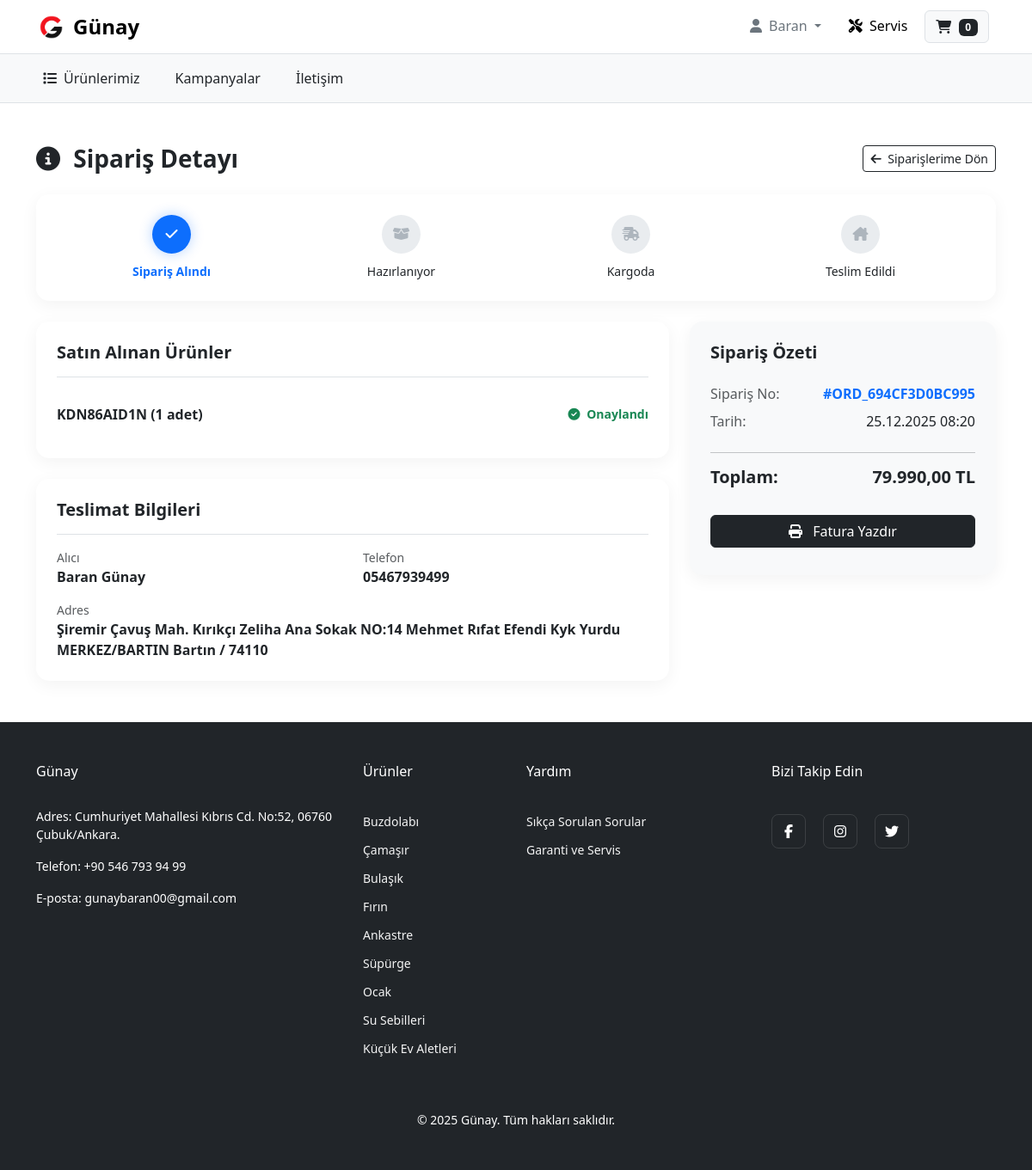
Screenshot of /index.php?sayfa=siparis_detay&id=ORD_694CF3D0BC995 (signed in) with the database file from the repository.
### tables this page shows
CREATE TABLE IF NOT EXISTS `siparisler` (
  `id` int NOT NULL AUTO_INCREMENT,
  `user_id` int DEFAULT NULL,
  `order_id` varchar(64) DEFAULT NULL,
  `tarih` datetime DEFAULT NULL,
  `ad` varchar(255) DEFAULT NULL,
  `soyad` varchar(255) DEFAULT NULL,
  `adres` text,
  `sehir` varchar(100) DEFAULT NULL,
  `posta_kodu` varchar(20) DEFAULT NULL,
  `telefon` varchar(50) DEFAULT NULL,
  `payment_method` varchar(50) DEFAULT NULL,
  `toplam` decimal(10,2) DEFAULT NULL,
  `durum` varchar(50) NOT NULL DEFAULT 'Beklemede',
  `items` json DEFAULT NULL,
  PRIMARY KEY (`id`),
  UNIQUE KEY `order_id` (`order_id`)
);

### siparis_detay.php (the view, shortened to what this page needs)
<?php
$user_id = $_SESSION['user_id'];
$order_id = $_GET['id'] ?? '';
$sorgu = $db->prepare("SELECT * FROM siparisler WHERE order_id = ? AND user_id = ?");
$sorgu->execute([$order_id, $user_id]);
$s = $sorgu->fetch(PDO::FETCH_ASSOC);
?>
<div class="container my-5">
    <div class="d-flex justify-content-between align-items-center mb-4">
        <h3 class="fw-bold mb-0"><i class="fa-solid fa-circle-info me-2"></i> Sipariş Detayı</h3>
        <a href="index.php?sayfa=siparislerim" class="btn btn-outline-dark btn-sm"><i class="fa-solid fa-arrow-left me-1"></i> Siparişlerime Dön</a>
    </div>
    <div class="row g-4">
        <div class="col-12">
            <div class="card detail-card p-4">
                <?php if ($s['durum'] == 'İptal Edildi'): ?>
                    <div class="text-center text-danger">
                        <i class="fa-solid fa-circle-xmark fa-3x mb-2"></i>
                        <h4 class="fw-bold">Bu sipariş iptal edilmiştir.</h4>
                    </div>
                <?php else: ?>
                    <div class="d-flex justify-content-between">
                        <?php
                            $d = $s['durum'];
                            $step1 = true;
                            $step2 = ($d == 'Onaylandı' || $d == 'Kargoda' || $d == 'Teslim Edildi');
                            $step3 = ($d == 'Kargoda' || $d == 'Teslim Edildi');
                            $step4 = ($d == 'Teslim Edildi');
                        ?>
                        <div class="status-step <?php echo $step1 ? 'active' : ''; ?>"><i class="fa-solid fa-check"></i><p class="small mb-0">Sipariş Alındı</p></div>
                        <div class="status-step <?php echo $step2 ? 'active' : ''; ?>"><i class="fa-solid fa-box-open"></i><p class="small mb-0">Hazırlanıyor</p></div>
                        <div class="status-step <?php echo $step3 ? 'active' : ''; ?>"><i class="fa-solid fa-truck-fast"></i><p class="small mb-0">Kargoda</p></div>
                        <div class="status-step <?php echo $step4 ? 'active' : ''; ?>"><i class="fa-solid fa-house-chimney"></i><p class="small mb-0">Teslim Edildi</p></div>
                    </div>
                <?php endif; ?>
            </div>
        </div>
        <div class="col-lg-8">
            <div class="card detail-card p-4 mb-4">
                <h5 class="fw-bold border-bottom pb-3 mb-3">Satın Alınan Ürünler</h5>
                <?php
                    $items = json_decode($s['items'], true);
                    if(is_array($items)){
                        foreach($items as $item){
                            echo '
                            <div class="item-row d-flex justify-content-between align-items-center">
                                <span class="fw-semibold text-dark">'.htmlspecialchars($item).'</span>
                                <div class="text-success fw-bold small"><i class="fa-solid fa-check-circle me-1"></i> Onaylandı</div>
                            </div>';
                        }
                    } else {
                        echo '<div class="item-row">'.htmlspecialchars($s['items']).'</div>';
                    }
                ?>
            </div>
            <div class="card detail-card p-4">
                <h5 class="fw-bold border-bottom pb-3 mb-3">Teslimat Bilgileri</h5>
                <div class="row">
                    <div class="col-md-6 mb-3">
                        <label class="text-muted small d-block">Alıcı</label>
                        <span class="fw-bold"><?php echo htmlspecialchars($s['ad'] . ' ' . $s['soyad']); ?></span>
                    </div>
                    <div class="col-md-6 mb-3">
                        <label class="text-muted small d-block">Telefon</label>
                        <span class="fw-bold"><?php echo htmlspecialchars($s['telefon']); ?></span>
                    </div>
                    <div class="col-12">
                        <label class="text-muted small d-block">Adres</label>
                        <span class="fw-bold"><?php echo htmlspecialchars($s['adres'] . ' ' . $s['sehir'] . ' / ' . $s['posta_kodu']); ?></span>
                    </div>
                </div>
            </div>
        </div>
        <div class="col-lg-4">
            <div class="card detail-card p-4 bg-light">
                <h5 class="fw-bold mb-4">Sipariş Özeti</h5>
                <div class="d-flex justify-content-between mb-2">
                    <span class="text-muted">Sipariş No:</span>
                    <span class="fw-bold text-primary">#<?php echo $s['order_id']; ?></span>
                </div>
                <div class="d-flex justify-content-between mb-2">
                    <span class="text-muted">Tarih:</span>
                    <span><?php echo date('d.m.Y H:i', strtotime($s['tarih'])); ?></span>
                </div>
                <hr>
                <div class="d-flex justify-content-between">
                    <span class="h5 fw-bold">Toplam:</span>
                    <span class="h5 fw-bold text-dark"><?php echo number_format($s['toplam'], 2, ',', '.'); ?> TL</span>
                </div>
                <div class="mt-4">
                    <button onclick="window.print();" class="btn btn-dark w-100 mb-2"><i class="fa-solid fa-print me-2"></i> Fatura Yazdır</button>
                </div>
            </div>
        </div>
    </div>
</div>

### style.css (style rules this page uses)
* { box-sizing: border-box; }
body { font-family: 'Roboto', 'Helvetica Neue', Arial, sans-serif; }

### siparis_detay.php (style rules this page uses)
.detail-card { border: none; border-radius: 15px; box-shadow: 0 5px 20px rgba(0,0,0,0.05); }
.status-step { text-align: center; position: relative; flex: 1; }
.status-step i { width: 45px; height: 45px; line-height: 45px; border-radius: 50%; background: #e9ecef; color: #adb5bd; margin-bottom: 10px; transition: 0.3s; }
.status-step.active i { background: #0d6efd; color: #fff; box-shadow: 0 0 15px rgba(13,110,253,0.3); }
.status-step.active p { font-weight: bold; color: #0d6efd; }
.item-row { border-bottom: 1px solid #f8f9fa; padding: 15px 0; }
.item-row:last-child { border-bottom: none; }

### rows the page displays
siparisler: items "KDN86AID1N (1 adet)", ad+soyad "Baran Günay", telefon "05467939499", adres+sehir+posta_kodu "Şiremir Çavuş Mah. Kırıkçı Zeliha Ana Sokak NO:14 Mehmet Rıfat Efendi Kyk Yurdu MERKEZ/BARTIN Bartın / 74110", order "ORD_694CF3D0BC995", tarih "25.12.2025 08:20", toplam "79.990,00"

### other values shown
$_SESSION['user_name'] "Baran"
$cart_count "0"
